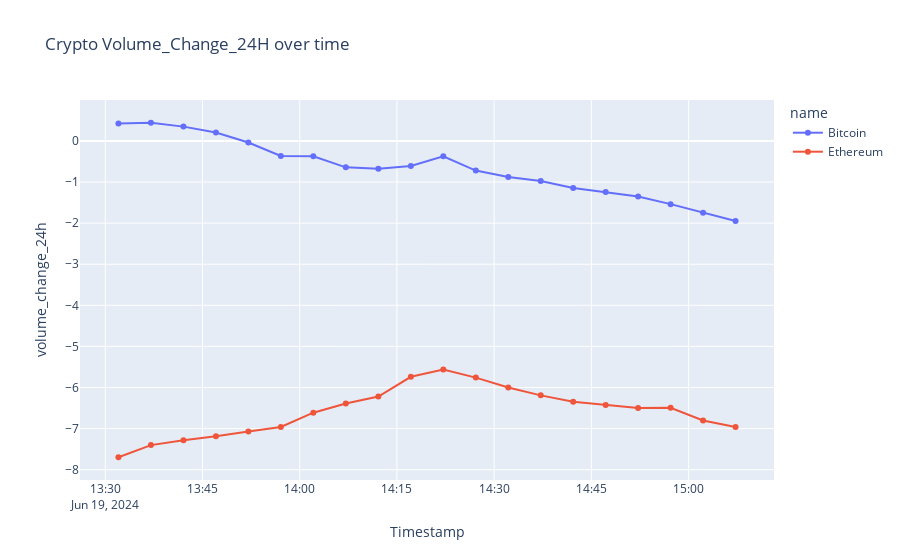
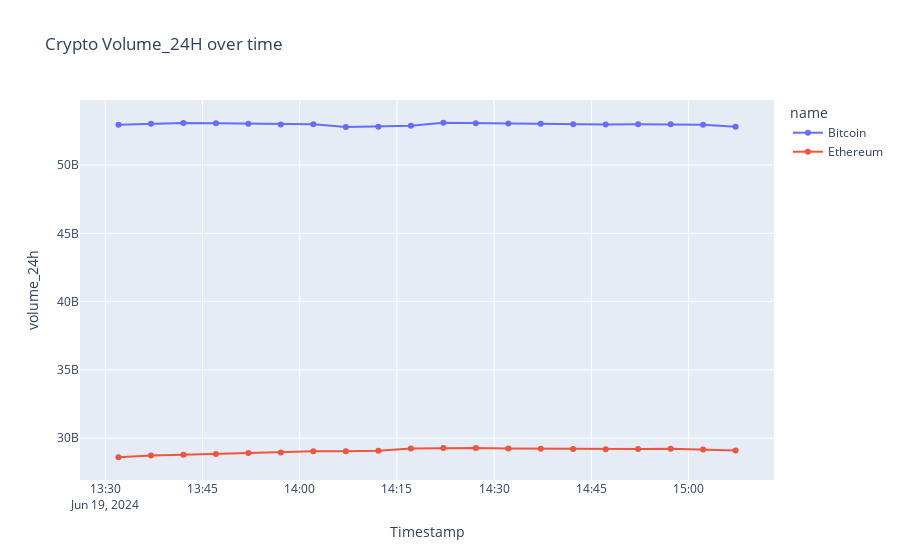

These figures' notebook cell, in order:
### Code cell
# volume 24h change
plot_coin_line(df, coin=['bitcoin','ethereum'], y_column_name='quote.AUD.volume_change_24h')

# volume 24h
plot_coin_line(df, coin=['bitcoin','ethereum'], y_column_name='quote.AUD.volume_24h')
